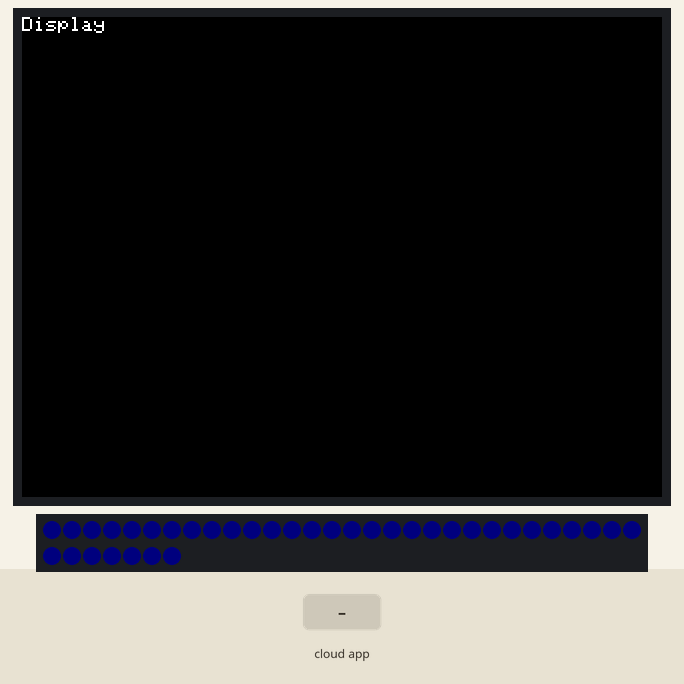
The sketch below on a simulated ESP32. Shown: 320×240 colour display, 37 RGB LEDs in strip order, left to right, continuing on the next row. Inputs (shaded band) come from the test bench. Dim RGB values are drawn brighter than linear; the ROS host is connected and sends only what is stated; what the sketch prints to the serial monitor is not drawn.

Above: at 1.3 s.

The sketch:

led_ros.ino
```cpp
#include <M5Stack.h>
#undef ESP32
#include <ros.h>
#define ESP32
#include <std_msgs/UInt16.h>

#include "FastLED.h"

#define Neopixel_PIN_C 17
//#define Neopixel_PIN_B 26
#define NUM_LEDS 37

CRGB leds[NUM_LEDS];
uint8_t gHue = 0;

ros::NodeHandle nh;
int eye_status_num = 0;

void messageCb( const std_msgs::UInt16& eye_status) {
    Serial.print("Received eye_status: ");
    Serial.println(eye_status.data);
    eye_status_num = eye_status.data;

}

ros::Subscriber<std_msgs::UInt16> sub("eye_status", &messageCb );

void setup(){
    M5.begin();
    M5.Speaker.begin();
    M5.Speaker.mute();

    //M5.Power.begin();
    //M5.Lcd.setTextSize(2);
    //M5.Lcd.println("Example");
    M5.Lcd.println("Display");

    FastLED.addLeds<WS2811, Neopixel_PIN_C, GRB>(leds, NUM_LEDS)
        .setCorrection(TypicalLEDStrip);
    //FastLED.addLeds<WS2811, Neopixel_PIN_B, GRB>(leds, NUM_LEDS)
    //    .setCorrection(TypicalLEDStrip);
    FastLED.setBrightness(4);
    nh.initNode();
    nh.getHardware()->setBaud(57600);
    nh.subscribe(sub);
}

void loop() {
    //nh.spinOnce();
    if (eye_status_num == 1) {
        fill_solid(leds, NUM_LEDS, CRGB::Red);
    } else if (eye_status_num == 2) {
        fill_solid(leds, NUM_LEDS, CRGB::Green);
    } else {
        fill_solid(leds, NUM_LEDS, CRGB::Blue);
    }
    nh.spinOnce();
    FastLED.show();
    delay(10);
}
```
